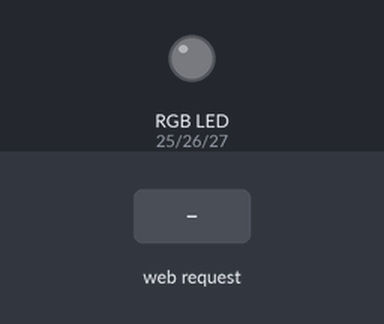
Recording of a sketch running on a simulated ESP32. Parts: an RGB LED mixed from three pins (HIGH = lit). Inputs (shaded band) come from the test bench. WiFi joins after 1.5 s; servers stay silent unless stated; what the sketch prints to the serial monitor is not drawn.

Above: at 2.7 s.
2.8 s: HTTP request GET /red received
At 3.7 s:
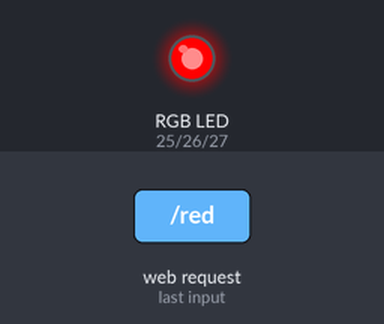
4.3 s: HTTP request GET /green received
At 4.8 s:
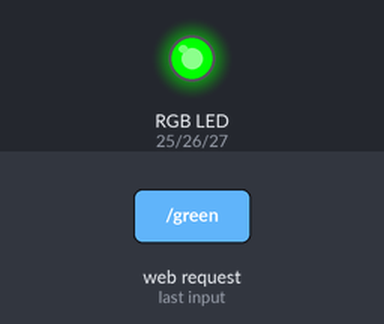
5.8 s: HTTP request GET /blue received
At 7.0 s:
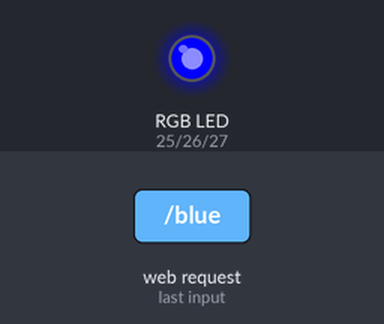
7.3 s: HTTP request GET /yellow received
At 8.3 s:
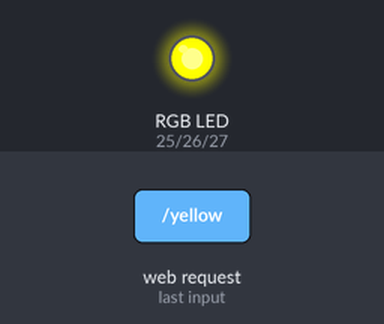
8.8 s: HTTP request GET /cyan received
At 9.5 s:
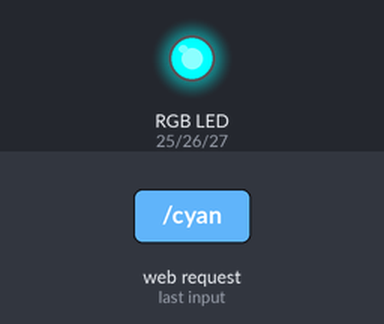
10.3 s: HTTP request GET /magenta received
At 10.6 s:
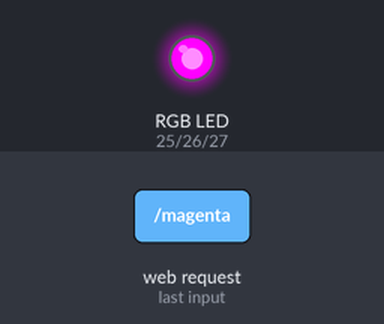
Timing chart, 0 to 12.8 s (numbered marks = the images above; inputs shaded):
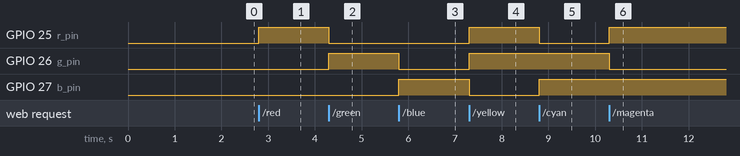

The sketch:

Project-247.ino
```cpp
#include<WiFi.h>
#include<WebServer.h>

const char ssid[] = "Your wifi ssid";
const char password[] = "your password";

byte r_pin = 25;
byte g_pin = 26;
byte b_pin = 27;

#define r_channel 0
#define g_channel 1
#define b_channel 2

#define frequency 5000
#define resolution 8

WebServer server(80);

void setup(){

  ledcSetup(r_channel , frequency , resolution);
  ledcSetup(g_channel , frequency , resolution);
  ledcSetup(b_channel , frequency , resolution);

  ledcAttachPin(r_pin , r_channel);
  ledcAttachPin(g_pin , g_channel);
  ledcAttachPin(b_pin , b_channel);

  Serial.begin(115200);
  Serial.print("Connecting with : ");
  Serial.println(ssid);
  WiFi.begin(ssid , password);

  while (WiFi.status() != WL_CONNECTED){
    Serial.print(".");
    delay(500);
  }
  Serial.println();
  Serial.println("Connected with the Network !");
  Serial.print("IP address assgined by the access point : ");
  Serial.println(WiFi.localIP());

  server.on("/" , handle_root);
  server.on("/red" , handle_red);
  server.on("/green" , handle_green);
  server.on("/blue" , handle_blue);
  server.on("/yellow" , handle_yellow);
  server.on("/cyan" , handle_cyan);
  server.on("/magenta" , handle_magenta);
  server.on("/orange" , handle_orange);

  server.onNotFound(handle_notfound);
  server.begin();
  Serial.println("HTTP Server started");

}

void loop(){
  server.handleClient();
}

void handle_root(){
  Serial.println("No Color");
  String html = generate_html();
  server.send(200 , "text/html" , html);
}

void handle_red(){

  Serial.println("Red Color");
  String html = generate_html();
  color_generator(255,0,0);
  server.send(200 , "text/html" , html);
}

void handle_green(){

  Serial.println("Green Color");
  String html = generate_html();
  color_generator(0,255,0);
  server.send(200 , "text/html" , html);
}

void handle_blue(){
  Serial.println("Blue Color");
  String html = generate_html();
  color_generator(0,0,255);
  server.send(200 , "text/html" , html);
}

void handle_orange(){

  Serial.println("Orange Color");
  String html = generate_html();
  color_generator(255,147,0);
  server.send(200 , "text/html" , html);
}

void handle_cyan(){

  Serial.println("Cyan Color");
  String html = generate_html();
  color_generator(0,255,255);
  server.send(200 , "text/html" , html);
}

void handle_magenta(){

  Serial.println("Magenta Color");
  String html = generate_html();
  color_generator(255,0,255);
  server.send(200 , "text/html" , html);
}

void handle_yellow(){

  Serial.println("Yellow Color");
  String html = generate_html();
  color_generator(255,255,0);
  server.send(200 , "text/html" , html);
}

void handle_notfound(){
  server.send(200 , "text/plain" , "Can't find anything, please try again!");
}

void color_generator(byte r , byte g , byte b){
  ledcWrite(r_channel , r);
  ledcWrite(g_channel , g);
  ledcWrite(b_channel , b);
}

String generate_html(){

  String html = "<!DOCTYPE html>\n";
         html += "<html lang=\"en\">\n";
         html += "<head>\n";
         html += "<meta charset=\"UTF-8\">\n";
         html += "<meta http-equiv=\"X-UA-Compatible\" content=\"IE=edge\">\n";
         html += "<meta name=\"viewport\" content=\"width=device-width, initial-scale=1.0\">\n";
         html += "<title>ESP32 RGB CONTROLLER</title>\n";
         html += "</head>\n";
         html += "<body>\n";
         html += "<div style=\"padding-left: 50%; padding-top: 10%;\">\n";
         html += "<h1>COLOR GENERATOR</h1>\n";
         html += "</div>\n";

         html += "<div style=\"padding-left: 40%;\">\n";
         html += "<a href=\"/red\"><button>Red</button></a>\n";
         html += "<a href=\"/green\"><button>Green</button></a>\n";
         html += "<a href=\"/blue\"><button>Blue</button></a>\n";
         html += "<a href=\"/yellow\"><button>Yellow</button></a>\n";
         html += "<a href=\"/cyan\"><button>Cyan</button></a>\n";
         html += "<a href=\"/magenta\"><button>Magenta</button></a>\n";
         html += "<a href=\"/orange\"><button>Orange</button></a>\n";
         html += "</div>\n";

         html += "</body>\n";
         html += "</html>\n";

  return html;
}
```

Measured:
- after the input at 2.8 s, GPIO 25 (r_pin): LOW → HIGH at once
- after the input at 4.3 s, GPIO 25 (r_pin): HIGH → LOW at once; GPIO 26 (g_pin): LOW → HIGH at once
- after the input at 5.8 s, GPIO 26 (g_pin): HIGH → LOW at once; GPIO 27 (b_pin): LOW → HIGH at once
- after the input at 7.3 s, GPIO 25 (r_pin), GPIO 26 (g_pin): LOW → HIGH at once; GPIO 27 (b_pin): HIGH → LOW at once
- after the input at 8.8 s, GPIO 25 (r_pin): HIGH → LOW at once; GPIO 27 (b_pin): LOW → HIGH at once
- after the input at 10.3 s, GPIO 25 (r_pin): LOW → HIGH at once; GPIO 26 (g_pin): HIGH → LOW at once
